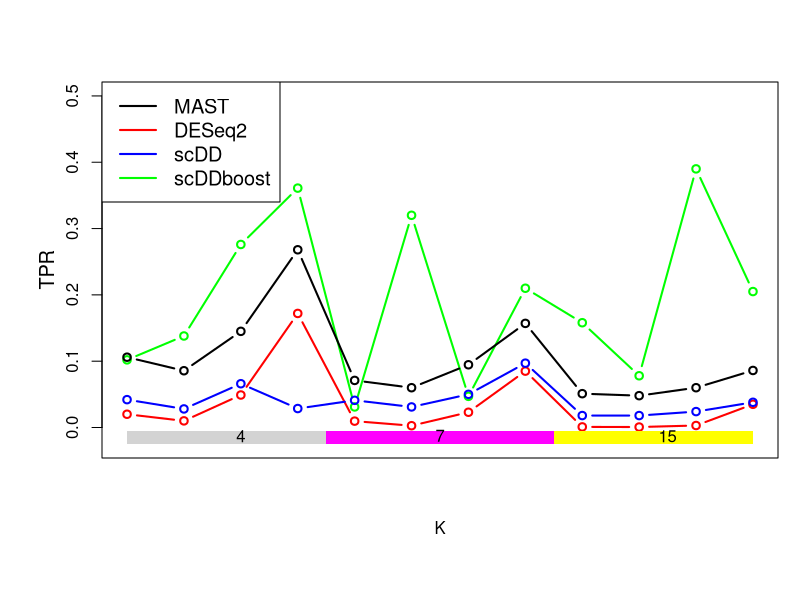
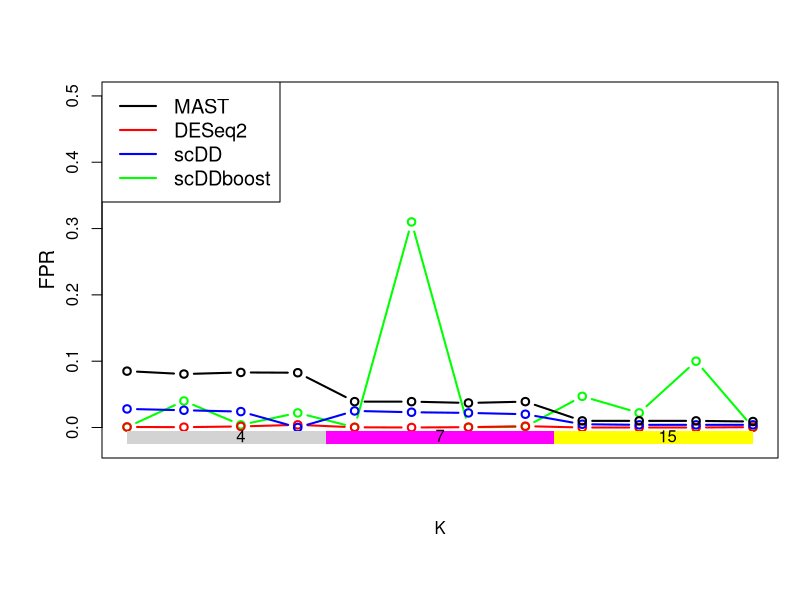

Recreate these plots in R, in order.
library(ggplot2)

#True positive rate order from K = 4, 7, 15 and (0.1,0.4), (-0.1, 0.3), (0.3, 0.5) , (-0.1,1)
TP_mst = c(0.106,0.0856,0.145,0.268,0.071,0.06,0.0946,0.157,0.051,0.048,0.06,0.086)
TP_sc = c(0.042,0.028,0.066,0.0286,0.041,0.031,0.05,0.097,0.018,0.018,0.024,0.038)
TP_des = c(0.02,0.01,0.049,0.172,0.0096,0.0027,0.023,0.085,0.0009,0.0007,0.003,0.035)
TP_scb = c(0.102,0.138,0.276,0.361,0.031,0.32,0.047,0.21,0.158,0.078,0.39,0.205)

#False positive rate
FP_mst = c(0.085,0.0806,0.083,0.0826,0.039,0.039,0.037,0.039,0.01,0.01,0.01,0.009)
FP_sc = c(0.028,0.026,0.024,0,0.025,0.023,0.022,0.02,0.0049,0.004,0.004,0.004)
FP_des = c(0.0008,0.0005,0.0016,0.004,0.0003,0,0.0005,0.002,0,0,0,0.0005)
FP_scb = c(0.0006,0.04,0.004,0.022,0.0003,0.31,0.0002,0.001,0.047,0.022,0.1,0.0002)

pdf("simuTPR.pdf", height = 6, width = 10)
par(mar=c(7,5,4,1)+.1)
plot(TP_scb, type = "b", lwd = 2, col = "green", 
     ylab = "", xaxt = 'n', xlab = "K", ylim = c(-0.025,0.5))
mtext("TPR", side=2, line=2.2, cex=1.2, yaxt = 'n')
lines(TP_des , type = "b", lwd = 2, col = "red")
lines( TP_sc , type = "b", lwd = 2, col = "blue")
lines( TP_mst , type = "b", lwd = 2)
#axis(1, at=1:12, cex.axis= 1.2, las = 2) 
legend("topleft", legend=c("MAST", "DESeq2", "scDD", "scDDboost"),
       col=c("black", "red", "blue","green"),lty = 1, cex = 1.2,lwd = 2)
polygon( c(1,1, 4.5 ,4.5) , c(-0.025,-0.005,-0.005,-0.025) , col="lightgrey",
         border=FALSE )
text( 3,  -0.0125, "4" )

polygon( c(4.5,4.5, 8.5 ,8.5) , c(-0.025,-0.005,-0.005,-0.025) , col="magenta",
         border=FALSE )
text( 6.5,  -0.0125, "7" )

polygon( c(8.5,8.5, 12 ,12) , c(-0.025,-0.005,-0.005,-0.025) , col="yellow",
         border=FALSE )
text( 10.5,  -0.0125, "15" )
dev.off()


pdf("simuFPR.pdf", height = 6, width = 10)
par(mar=c(7,5,4,1)+.1)
plot(FP_scb, type = "b", lwd = 2, col = "green", 
     ylab = "", xaxt = 'n', xlab = "K", ylim = c(-0.025,0.5))
mtext("FPR", side=2, line=2.2, cex=1.2, yaxt = 'n')
lines(FP_des , type = "b", lwd = 2, col = "red")
lines( FP_sc , type = "b", lwd = 2, col = "blue")
lines( FP_mst , type = "b", lwd = 2)
#axis(1, at=1:12, cex.axis= 1.2, las = 2) 
legend("topleft", legend=c("MAST", "DESeq2", "scDD", "scDDboost"),
       col=c("black", "red", "blue","green"),lty = 1, cex = 1.2,lwd = 2)
polygon( c(1,1, 4.5 ,4.5) , c(-0.025,-0.005,-0.005,-0.025) , col="lightgrey",
         border=FALSE )
text( 3,  -0.0125, "4" )

polygon( c(4.5,4.5, 8.5 ,8.5) , c(-0.025,-0.005,-0.005,-0.025) , col="magenta",
         border=FALSE )
text( 6.5,  -0.0125, "7" )

polygon( c(8.5,8.5, 12 ,12) , c(-0.025,-0.005,-0.005,-0.025) , col="yellow",
         border=FALSE )
text( 10.5,  -0.0125, "15" )
dev.off()
